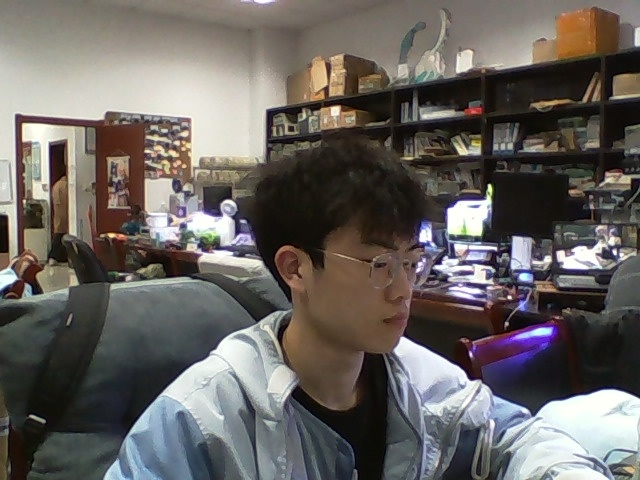
#> input picture opencv_py/trainer/photo/1.yzh.jpg, 640 x 480 px; its folder holds 4 pictures in this run
$ python '09数据训练.py'
#> lines starting #> are read from the running program, lines starting #| are printed output that depends on the picture
import os

import cv2
from PIL import Image
import numpy as np


def getImageAndLable(path):
    # 储存人脸消息
#> called with path = './photo/'
    facesSamples = []
    # 储存姓名消息
    ids = []
    # 储存图片信息
    imagePaths = [os.path.join(path, f) for f in os.listdir(path)]
    # 加载分类器
    face_detector = cv2.CascadeClassifier('E:/opencv/opencv/sources/data/haarcascades/haarcascade_frontalface_alt2.xml')
    # 遍历列表中的图片
    for imagePath in imagePaths:
        # 打开图片,灰度化PIL有九种不同模式:1,L,P,RGB,RGBA,CMYK,YCbCr,I,F.
        PIL_img = Image.open(imagePath).convert('L')
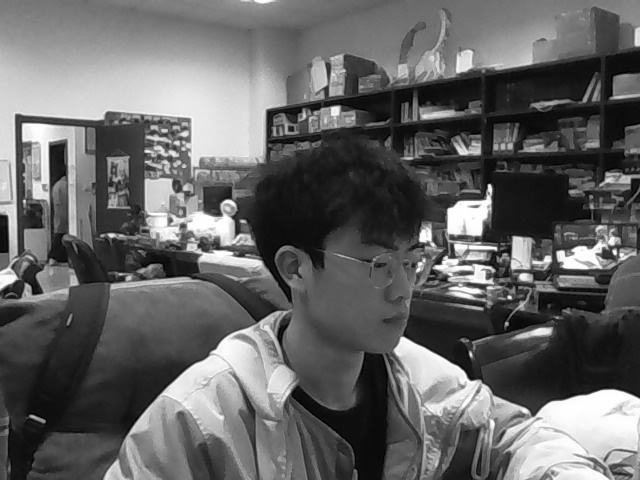
#> PIL_img: PIL image 640x480 L; min 0, max 255, mean 100.7
        # 将图像转换为数组,以黑白深浅
        img_numpy = np.array(PIL_img, 'uint8')
        # 获取图片人脸特征
        faces = face_detector.detectMultiScale(img_numpy)
#> faces = ()
        # 获取每张图片的id和姓名
        id = int(os.path.split(imagePath)[1].split('.')[0])
        # 预防无面容图片
        for x, y, w, h in faces:
            ids.append(id)
            facesSamples.append(img_numpy[y:y + h, x:x + w])
#> this loop made 0 passes
#> after the loop, facesSamples = []; ids = []
#> pass 2 of the loop in getImageAndLable, `for imagePath in imagePaths:`:
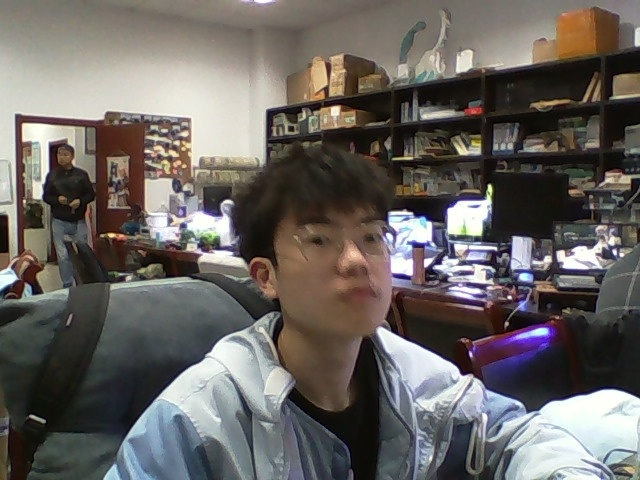
#> input picture opencv_py/trainer/photo/10.yzh.jpg, 640 x 480 px
#> in getImageAndLable, `PIL_img = Image.open(imagePath).convert('L')`:
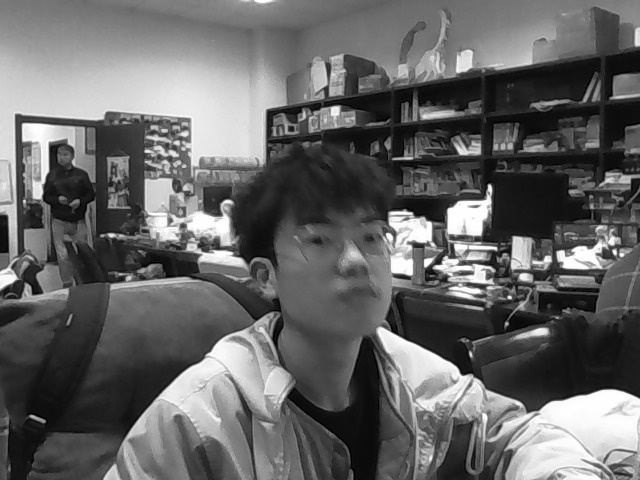
#> PIL_img: PIL image 640x480 L; min 0, max 255, mean 101.6
#> faces = [[285, 193, 123, 123]]
#> the loop in getImageAndLable, `for x, y, w, h in faces:` made 1 pass
#> after the loop in getImageAndLable, `for x, y, w, h in faces:`: facesSamples = 1 item; ids = [10]
#> pass 3 of the loop in getImageAndLable, `for imagePath in imagePaths:`:
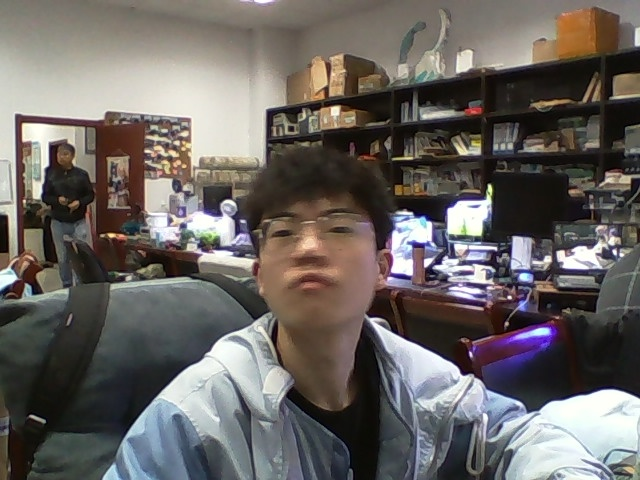
#> input picture opencv_py/trainer/photo/11.yzh.jpg, 640 x 480 px
#> in getImageAndLable, `PIL_img = Image.open(imagePath).convert('L')`:
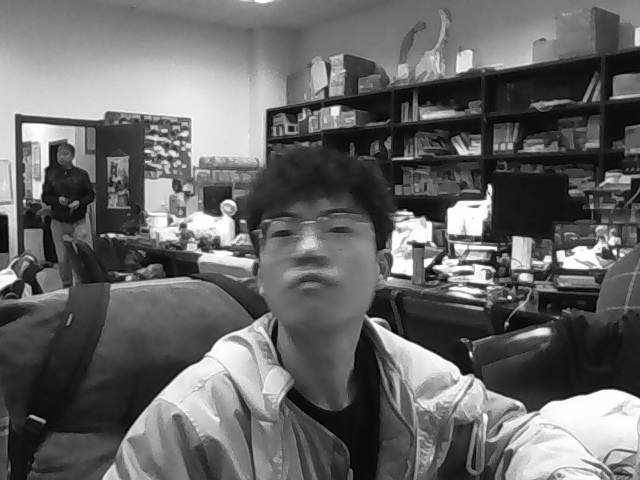
#> PIL_img: PIL image 640x480 L; min 0, max 255, mean 102.2
#> faces = [[246, 177, 136, 136]]
#> the loop in getImageAndLable, `for x, y, w, h in faces:` made 1 pass
#> after the loop in getImageAndLable, `for x, y, w, h in faces:`: facesSamples = 2 items; ids = [10, 11]
#> the loop made 4 passes; the first 3 are shown
        # 打印脸部特征和id
    print('id', id)
    print('fs:', facesSamples)
    return facesSamples, ids


if __name__ == '__main__':
    # 图片路径
    path = './photo/'
    # 获取图像数组和id标签数组和姓名
    faces, ids = getImageAndLable(path)
    # 加载识别器
    recognizer = cv2.face.LBPHFaceRecognizer_create()
    # 训练
    recognizer.train(faces, np.array(ids))
    # 保存文件
    recognizer.write('./trainer.yml')
